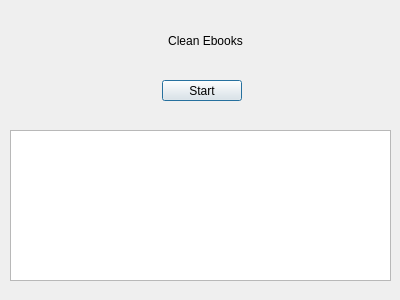
<?xml version="1.0" encoding="UTF-8"?>
<ui version="4.0">
 <class>cleanEbooksDialog</class>
 <widget class="QDialog" name="cleanEbooksDialog">
  <property name="geometry">
   <rect>
    <x>0</x>
    <y>0</y>
    <width>400</width>
    <height>300</height>
   </rect>
  </property>
  <property name="windowTitle">
   <string>Clean Ebooks</string>
  </property>
  <property name="windowIcon">
   <iconset resource="images.qrc">
    <normaloff>:/icons/books_icon.png</normaloff>:/icons/books_icon.png</iconset>
  </property>
  <widget class="QLabel" name="labelTitle">
   <property name="geometry">
    <rect>
     <x>150</x>
     <y>30</y>
     <width>111</width>
     <height>21</height>
    </rect>
   </property>
   <property name="text">
    <string>Clean Ebooks</string>
   </property>
   <property name="alignment">
    <set>Qt::AlignCenter</set>
   </property>
  </widget>
  <widget class="QPushButton" name="buttonBegin">
   <property name="geometry">
    <rect>
     <x>162</x>
     <y>80</y>
     <width>80</width>
     <height>21</height>
    </rect>
   </property>
   <property name="text">
    <string>Start</string>
   </property>
  </widget>
  <widget class="QListWidget" name="listWidget">
   <property name="geometry">
    <rect>
     <x>10</x>
     <y>130</y>
     <width>381</width>
     <height>151</height>
    </rect>
   </property>
  </widget>
 </widget>
 <resources>
  <include location="images.qrc"/>
 </resources>
 <connections/>
</ui>
